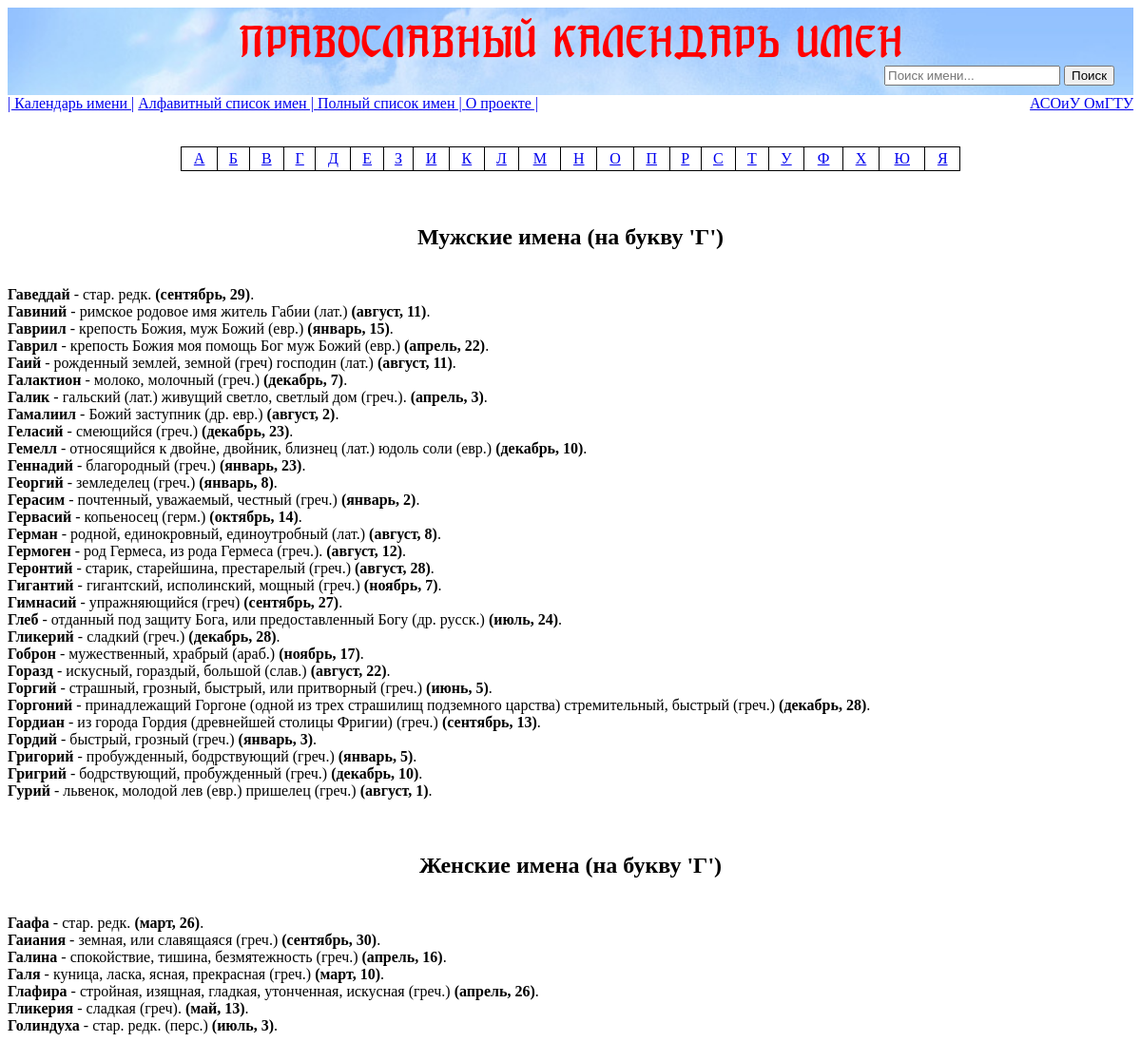
Page /NamesByAbc/g on the committed database.
### svyatsy_main/DatabaseLayer/models.py (models this page shows)
class Svyatsy(models.Model):
    sex = models.TextField()
    name = models.TextField()
    description = models.TextField()
    month = models.TextField()
    day = models.IntegerField()

### svyatsy_main/PresentationLayer/views.py (the view)
# urls.py: path('NamesByAbc/', namesByAbc),
def namesByAbc(request):
    firstNamesLetterEng = request.path.rsplit('/', 1)[-1]
    if len(firstNamesLetterEng) == 0:
        firstNamesLetterEng = 'a'
    namesByAbcViewModel = GetNamesByAbcInteractor.getNamesByFirstLetter(firstNamesLetterEng)
    if namesByAbcViewModel is None:
        return page_not_found_view(request, None)
    return render(request, "NamesByAbc.html", {'namesByAbcViewModel': namesByAbcViewModel})

### svyatsy_main/DatabaseLayer/db_service.py (called while the page is built)
    @staticmethod
    def getAllRecords():
        svyatsy = Svyatsy.objects.all().order_by('name')
        return svyatsy

    @staticmethod
    def isMan(sex: str):
        return sex == "man"

### templates/NamesByAbc.html (shortened to what this page needs)
<!DOCTYPE html>
<html lang="en">
<head>
    {% load static %}
    <link rel="stylesheet" href="{% static 'css/styles.css' %}">
</head>
<body>
{% include "ceiling.html" %}
<br>
<br>
<table cellspacing=1 cellpadding=3 width=820 border=0 align="center">
    <tr>
        <td align="center">
                                                <span>
                                                    <a href="a">А</a>
                                                </span>
        </td>
        <td align="center">
                                                <span>
                                                    <a href="b">Б</a>
                                                </span>
        </td>
        <td align="center">
                                                <span>
                                                    <a href="v">В</a>
                                                </span>
        </td>
        <td align="center">
                                                <span>
                                                    <a href="g">Г</a>
                                                </span>
        </td>
        <td align="center">
                                                <span>
                                                    <a href="d">Д</a>
                                                </span>
        </td>
        <td align="center">
                                                <span>
                                                    <a href="e">Е</a>
                                                </span>
        </td>
        <td align="center">
                                                <span>
                                                    <a href="z">З</a>
                                                </span>
        </td>
        <td align="center">
                                                <span>
                                                    <a href="i">И</a>
                                                </span>
        </td>
        <td align="center">
                                                <span>
                                                    <a href="k">К</a>
                                                </span>
        </td>
        <td align="center">
                                                <span>
                                                    <a href="l">Л</a>
                                                </span>
        </td>
        <td align="center">
                                                <span>
                                                    <a href="m">М</a>
                                                </span>
        </td>
        <td align="center">
                                                <span>
                                                    <a href="n">Н</a>
                                                </span>
        </td>
        <td align="center">
                                                <span>
                                                    <a href="o">О</a>
                                                </span>
        </td>
        <td align="center">
                                                <span>
                                                    <a href="p">П</a>
                                                </span>
        </td>
        <td align="center">
                                                <span>
                                                    <a href="r">Р</a>
                                                </span>
        </td>
        <td align="center">
                                                <span>
                                                    <a href="s">С</a>
                                                </span>
        </td>
        <td align="center">
                                                <span>
                                                    <a href="t">Т</a>
                                                </span>
        </td>
        <td align="center">
                                                <span>
                                                    <a href="u">У</a>
                                                </span>
        </td>
        <td align="center">
                                                <span>
                                                    <a href="f">Ф</a>
                                                </span>
        </td>
        <td align="center">
                                                <span>
                                                    <a href="x">Х</a>
                                                </span>
        </td>
        <td align="center">
                                                <span>
                                                    <a href="yu">Ю</a>
                                                </span>
        </td>
        <td align="center">
                                                <span>
                                                    <a href="ya">Я</a>
                                                </span>
        </td>
    </tr>
</table>
{% if namesByAbcViewModel.men|length > 0 %}
    <br>
    <br>
    <H2 style="text-align: center">Мужские имена (на букву '{{ namesByAbcViewModel.firstLetterRu }}')</H2>
    <br>
{% endif %}
{% for manName in namesByAbcViewModel.men %}
    <strong>{{ manName.name }}</strong> - {{ manName.descr }} <strong>({{ manName.month }}, {{ manName.day }})</strong>.
    <br>
{% endfor %}
{% if namesByAbcViewModel.women|length > 0 %}
    <br>
    <br>
    <H2 style="text-align: center">Женские имена (на букву '{{ namesByAbcViewModel.firstLetterRu }}')</H2>
    <br>
{% endif %}
{% for womanName in namesByAbcViewModel.women %}
    <strong>{{ womanName.name }}</strong> - {{ womanName.descr }}
    <strong>({{ womanName.month }}, {{ womanName.day }})</strong>.<br>
{% endfor %}
</body>
</html>

### static/css/styles.css (style rules this page uses)
TABLE { border-collapse: collapse; }
TD, TH { padding: 3px; border: 1px solid black; }

### rows in the picture
Svyatsy: name "Гаведдай", descr "стар. редк.", month "сентябрь"
Svyatsy: name "Гавиний", descr "римское родовое имя житель Габии (лат.)", month "август"
Svyatsy: name "Гавриил", descr "крепость Божия, муж Божий (евр.)", month "январь"
Svyatsy: name "Гаврил", descr "крепость Божия моя помощь Бог муж Божий (евр.)", month "апрель"
Svyatsy: name "Гаий", descr "рожденный землей, земной (греч) господин (лат.)", month "август"
Svyatsy: name "Галактион", descr "молоко, молочный (греч.)", month "декабрь"
Svyatsy: name "Галик", descr "гальский (лат.) живущий светло, светлый дом (греч.).", month "апрель"
Svyatsy: name "Гамалиил", descr "Божий заступник (др. евр.)", month "август"
Svyatsy: name "Геласий", descr "смеющийся (греч.)", month "декабрь"
Svyatsy: name "Гемелл", descr "относящийся к двойне, двойник, близнец (лат.) юдоль соли (евр.)", month "декабрь"
Svyatsy: name "Геннадий", descr "благородный (греч.)", month "январь"
Svyatsy: name "Георгий", descr "земледелец (греч.)", month "январь"
Svyatsy: name "Герасим", descr "почтенный, уважаемый, честный (греч.)", month "январь"
Svyatsy: name "Гервасий", descr "копьеносец (герм.)", month "октябрь"
Svyatsy: name "Герман", descr "родной, единокровный, единоутробный (лат.)", month "август"
Svyatsy: name "Гермоген", descr "род Гермеса, из рода Гермеса (греч.).", month "август"
Svyatsy: name "Геронтий", descr "старик, старейшина, престарелый (греч.)", month "август"
Svyatsy: name "Гигантий", descr "гигантский, исполинский, мощный (греч.)", month "ноябрь"
Svyatsy: name "Гимнасий", descr "упражняющийся (греч)", month "сентябрь"
Svyatsy: name "Глеб", descr "отданный под защиту Бога, или предоставленный Богу (др. русск.)", month "июль"
Svyatsy: name "Гликерий", descr "сладкий (греч.)", month "декабрь"
Svyatsy: name "Гоброн", descr "мужественный, храбрый (араб.)", month "ноябрь"
Svyatsy: name "Горазд", descr "искусный, гораздый, большой (слав.)", month "август"
Svyatsy: name "Горгий", descr "страшный, грозный, быстрый, или притворный (греч.)", month "июнь"
Svyatsy: name "Горгоний", descr "принадлежащий Горгоне (одной из трех страшилищ подземного царства) стремительный, быстрый (греч.)", month "декабрь"
Svyatsy: name "Гордиан", descr "из города Гордия (древнейшей столицы Фригии) (греч.)", month "сентябрь"
Svyatsy: name "Гордий", descr "быстрый, грозный (греч.)", month "январь"
Svyatsy: name "Григорий", descr "пробужденный, бодрствующий (греч.)", month "январь"
Svyatsy: name "Григрий", descr "бодрствующий, пробужденный (греч.)", month "декабрь"
Svyatsy: name "Гурий", descr "львенок, молодой лев (евр.) пришелец (греч.)", month "август"
Svyatsy: name "Гаафа", descr "стар. редк.", month "март"
Svyatsy: name "Гаиания", descr "земная, или славящаяся (греч.)", month "сентябрь"
Svyatsy: name "Галина", descr "спокойствие, тишина, безмятежность (греч.)", month "апрель"
Svyatsy: name "Галя", descr "куница, ласка, ясная, прекрасная (греч.)", month "март"
Svyatsy: name "Глафира", descr "стройная, изящная, гладкая, утонченная, искусная (греч.)", month "апрель"
Svyatsy: name "Гликерия", descr "сладкая (греч).", month "май"
Svyatsy: name "Голиндуха", descr "стар. редк. (перс.)", month "июль"

### other values in the picture
{{ namesByAbcViewModel.firstLetterRu }} "Г"
{{ manName.day }} "29" "11" "15" "22" "11" "7" "3" "2" "23" "10" "23" "8" "2" "14" "8" "12" "28" "7" "27" "24" "28" "17" "22" "5" "28" "13" "3" "5" "10" "1"
{{ womanName.day }} "26" "30" "16" "10" "26" "13" "3"
